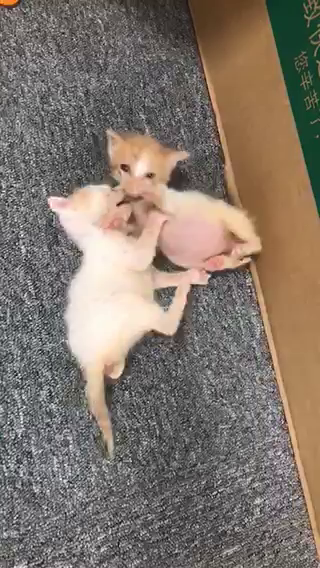
#> input picture frame 30 of 9.视频操作/videos/cats.mp4, 320 x 568 px, given in place of the camera
$ jupyter execute '视频读取存储.ipynb'   (text cells are left out)
#> lines starting #> are read from the running program, lines starting #| are printed output that depends on the picture
[cell 1]
import numpy as np
import cv2

[cell 2]
# 从摄像头获取图像数据
cap = cv2.VideoCapture(0)

while(True):
    # ret 读取成功True或失败False
    # frame读取到的图像的内容
    # 读取一帧数据
    ret,frame = cap.read()
#> frame is the input picture: shape (568, 320, 3); mean B, G, R 108.1, 118.3, 129.9
    # 变为灰度图
    gray = cv2.cvtColor(frame,cv2.COLOR_BGR2GRAY)
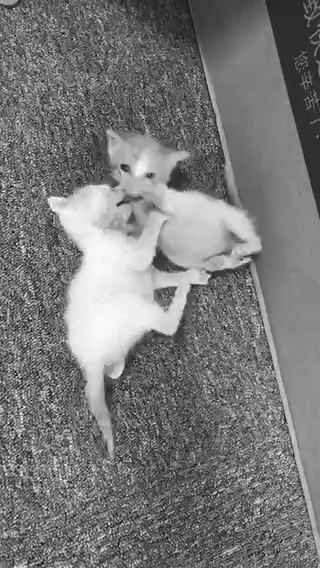
#> gray: shape (568, 320); min 1, max 255, mean 120.6
    cv2.imshow('frame',gray)
    # waitKey功能是不断刷新图像，单位ms，返回值是当前键盘按键值
    # ord返回对应的ASCII数值
    if cv2.waitKey(1) & 0xff == ord('q'):
#> (key q is pressed here)
        break
cap.release()
cv2.destroyAllWindows()

[cell 3]
# 从文件读取视频内容
cap = cv2.VideoCapture('videos/cats.mp4')
# 视频每秒传输帧数
fps = cap.get(cv2.CAP_PROP_FPS)
# 视频图像的宽度
frame_width = int(cap.get(cv2.CAP_PROP_FRAME_WIDTH))
# 视频图像的长度
frame_height = int(cap.get(cv2.CAP_PROP_FRAME_HEIGHT))
print(fps)
print(frame_width)
print(frame_height)

[cell 4]
while(True):
    # ret 读取成功True或失败False
    # frame读取到的图像的内容
    # 读取一帧数据
    ret,frame = cap.read()
    if ret!=True:
        break
    cv2.imshow('frame',frame)
    # waitKey功能是不断刷新图像，单位ms，返回值是当前键盘按键值
    # ord返回对应的ASCII数值
    if cv2.waitKey(25) & 0xff == ord('q'):
#> (key q is pressed here)
        break
cap.release()
cv2.destroyAllWindows()

[cell 5]
# 从文件读取视频内容
cap = cv2.VideoCapture('videos/cats.mp4')
# 视频每秒传输帧数
fps = cap.get(cv2.CAP_PROP_FPS)
# 视频图像的宽度
frame_width = int(cap.get(cv2.CAP_PROP_FRAME_WIDTH))
# 视频图像的长度
frame_height = int(cap.get(cv2.CAP_PROP_FRAME_HEIGHT))
print(fps)
print(frame_width)
print(frame_height)

[cell 6]
fourcc = cv2.VideoWriter_fourcc(*'XVID')
out = cv2.VideoWriter('video/output.avi',fourcc,fps,(frame_width,frame_height))

while(True):
    ret, frame = cap.read()
    if ret==True:
        # 水平翻转
        frame = cv2.flip(frame,1)
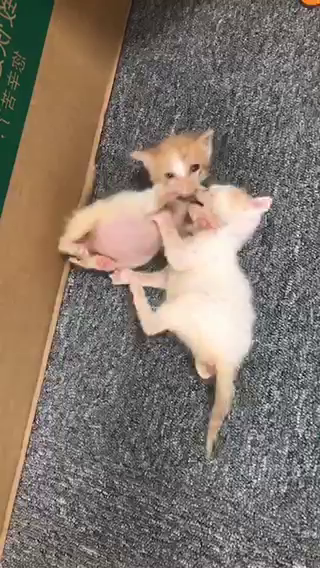
#> frame: shape (568, 320, 3); mean B, G, R 108.1, 118.3, 129.9
        out.write(frame)
        cv2.imshow('frame',frame)
        if cv2.waitKey(25) & 0xff == ord('q'):
#> (key q is pressed here)
            break
    else:
        break
out.release()
cap.release()
cv2.destroyAllWindows()

$ run again, starting later in the video
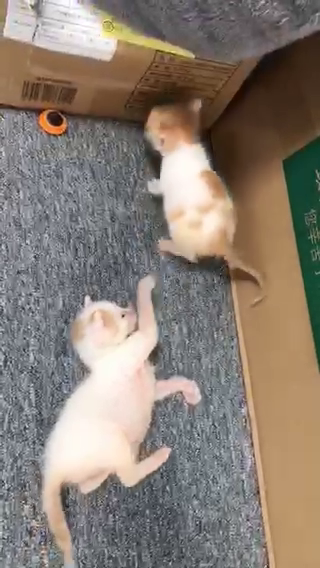
#> input picture frame 135 of 9.视频操作/videos/cats.mp4, 320 x 568 px, given in place of the camera
#> frame is the input picture: shape (568, 320, 3); mean B, G, R 116, 126.1, 137.3
#> `gray = cv2.cvtColor(frame,cv2.COLOR_BGR2GRAY)`:
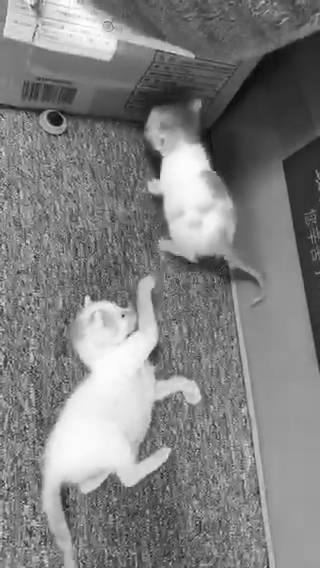
#> gray: shape (568, 320); min 11, max 255, mean 128.3
#> `frame = cv2.flip(frame,1)`:
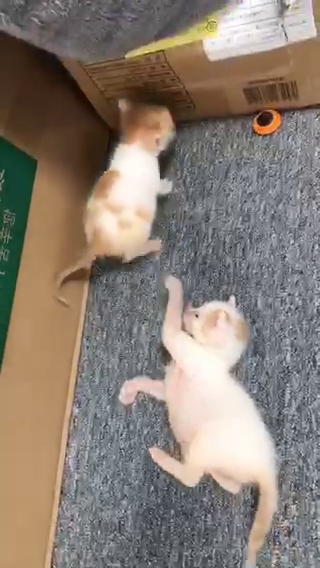
#> frame: shape (568, 320, 3); mean B, G, R 116, 126.1, 137.3

$ run again, starting later in the video
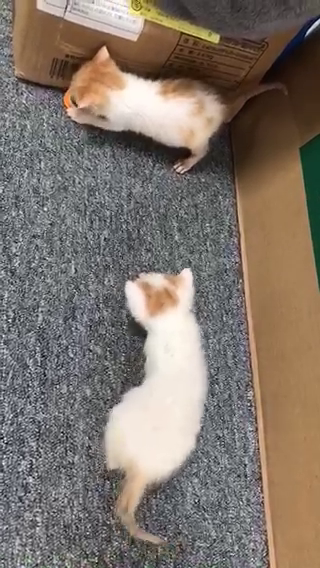
#> input picture frame 240 of 9.视频操作/videos/cats.mp4, 320 x 568 px, given in place of the camera
#> frame is the input picture: shape (568, 320, 3); mean B, G, R 107.6, 117, 128
#> `gray = cv2.cvtColor(frame,cv2.COLOR_BGR2GRAY)`:
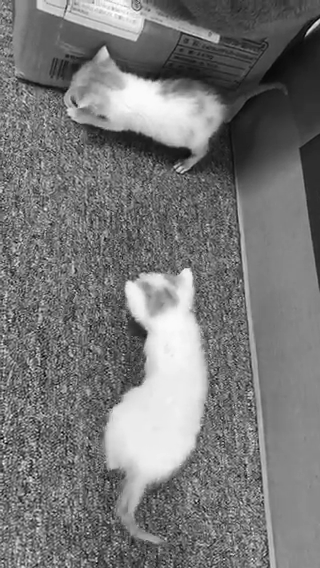
#> gray: shape (568, 320); min 0, max 255, mean 119.1
#> `frame = cv2.flip(frame,1)`:
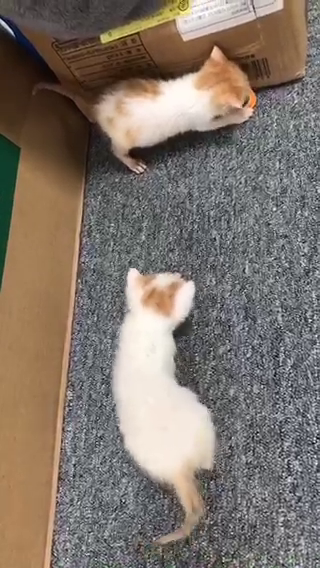
#> frame: shape (568, 320, 3); mean B, G, R 107.6, 117, 128
